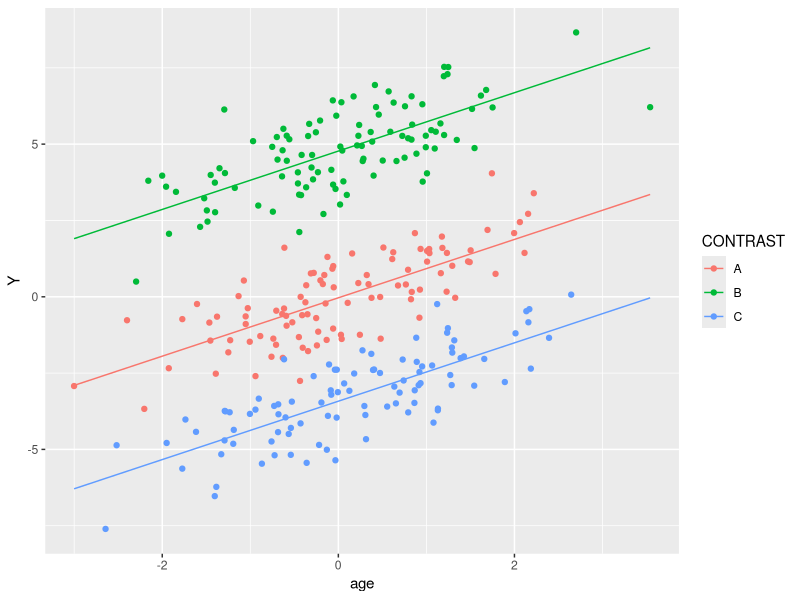
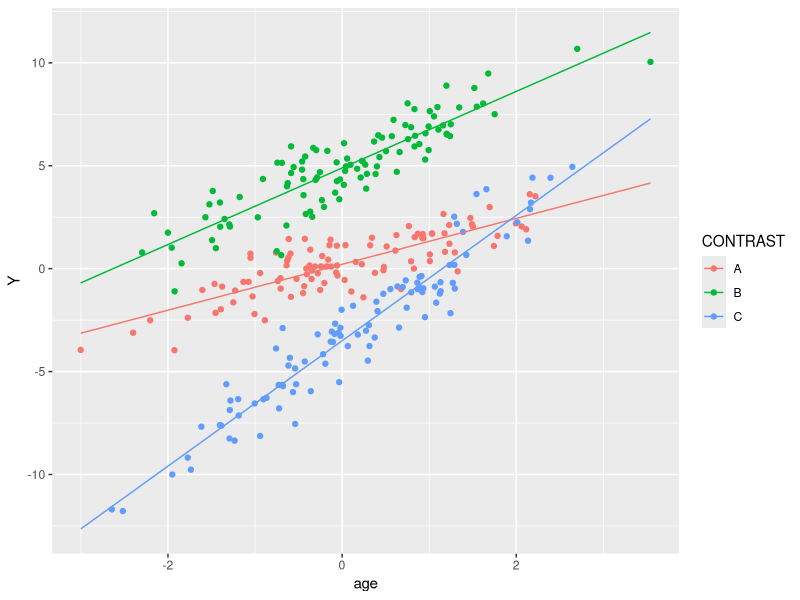
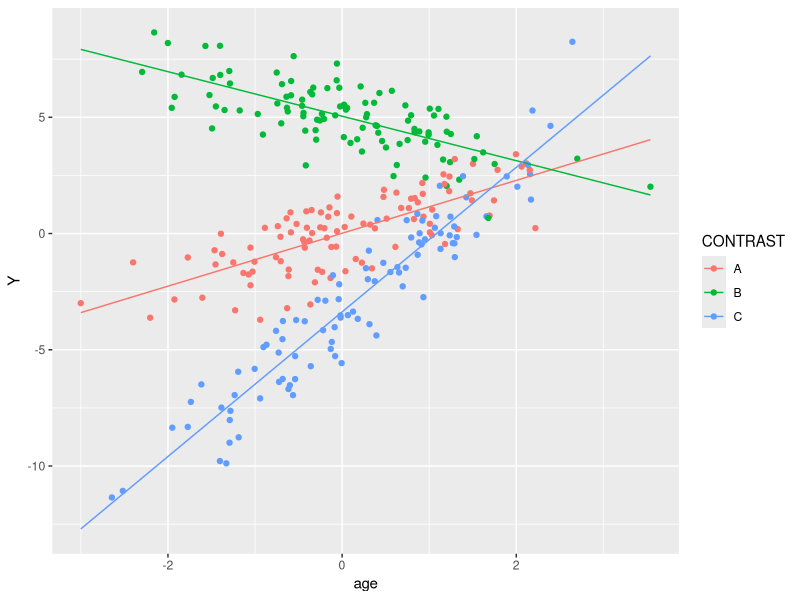

Write the R code that produced these figures, in order.
# setwd("C:/Users/hpl802/Documents/Consult/Questions/Miscelaneous/Confounders")
library(lava)
library(ggplot2)
library(data.table)

betaC <- c(0,5,-3.5)
betaI <- 0:2
betaII <- c(0,-2,2)

#### no interaction
m <- lvm(Y ~ age + CONTRAST)
categorical(m, labels = c("A","B","C")) <- ~CONTRAST
regression(m,additive=FALSE,beta=betaC) <- Y~CONTRAST

set.seed(10)
df <- sim(m, 3e2)
head(df)

lm1a <- lm(Y~age, data=df)
summary(lm1a)
lm1b <- lm(Y~age+CONTRAST, data=df)
summary(lm1b)

gg <- ggplot(df, aes(x = age, y = Y, color = CONTRAST)) + geom_point()
seqAge <- sort(unique(df$age))
ls.newDf <- lapply(factor(c("A","B","C")), function(x){data.frame(age = seqAge, CONTRAST = x)})
newDf <- do.call(rbind,ls.newDf)
newDf$Y <- predict(lm1b, newdata = newDf)

gg <- gg + geom_line(data = newDf, aes(x = age, y = Y, color = CONTRAST))
ggsave("noInteraction.png")

####  interaction 1
dt2 <- as.data.table(df)
dt2[, Y := age + betaC[.GRP] + betaI[.GRP]*age + rnorm(nrow(.SD)), by = CONTRAST]

lm2a <- lm(Y~age*CONTRAST, data=dt2)
summary(lm2a)

gg <- ggplot(dt2, aes(x = age, y = Y, color = CONTRAST)) + geom_point()
seqAge <- sort(unique(dt2$age))
newDf$Y2 <- predict(lm2a, newdata = newDf)

gg <- gg + geom_line(data = newDf, aes(x = age, y = Y2, color = CONTRAST))
ggsave("interactionI.png")

####  interaction 2
dt3 <- as.data.table(df)
dt3[, Y := age + betaC[.GRP] + betaII[.GRP]*age + rnorm(nrow(.SD)), by = CONTRAST]

lm3a <- lm(Y~age*CONTRAST, data=dt3)
summary(lm3a)

gg <- ggplot(dt3, aes(x = age, y = Y, color = CONTRAST)) + geom_point()
seqAge <- sort(unique(dt3$age))
newDf$Y3 <- predict(lm3a, newdata = newDf)

gg <- gg + geom_line(data = newDf, aes(x = age, y = Y3, color = CONTRAST))
ggsave("interactionII.png")
